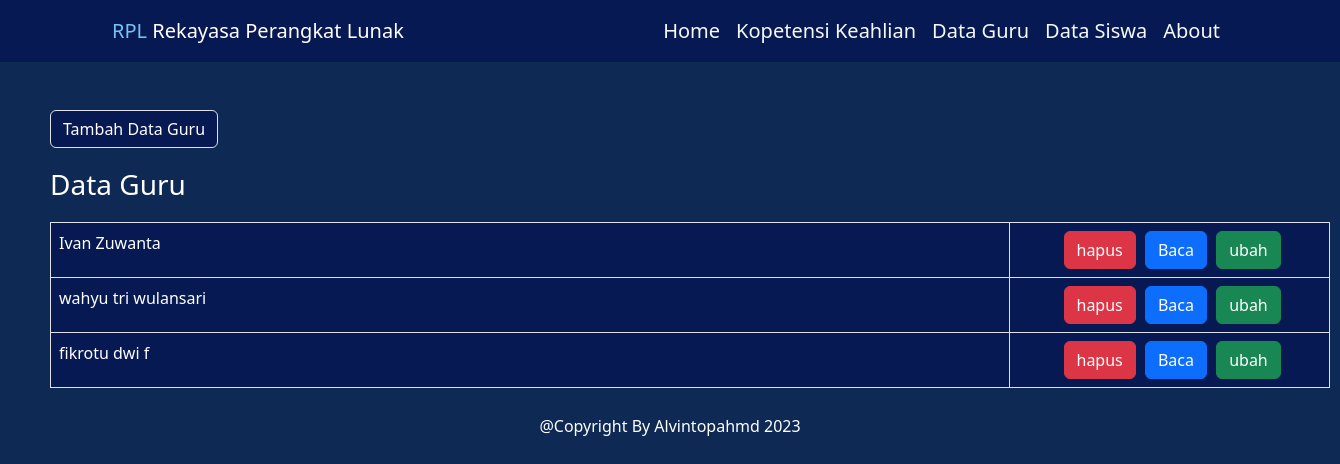
Page /public/data_guru on the committed database.
### tables this page shows
CREATE TABLE `data_guru` (
  `id` int(20) NOT NULL,
  `nama` varchar(255) NOT NULL,
  `jenis_kelamin` varchar(255) NOT NULL,
  `alamat` varchar(255) NOT NULL
);

### app/core/Controller.php (called while the page is built, shortened)
<?php
class Controller {
    public function view($view, $data = []) {
        require_once "../app/view/" . $view . '.php';
    }
    public function model($model) {
        return new $model;
    }
}
?>

### app/controller/data_guru.php (called while the page is built, shortened)
<?php
class data_guru extends Controller
{
    public function index()
    {
        $data['judul'] = "data_guru";
        $data['data_guru'] = $this->model("data_guru_model")->getAllDataGuru();
        $this->view('data_guru/index', $data);
    }
}
?>

### app/core/App.php (called while the page is built, shortened)
<?php
class App
{
    protected $method = "index";
    protected $params = [];
    public function __construct()
    {
            $this->controller = new $this->controller;
            call_user_func_array(
            [$this->controller, $this->method], $this->params);
        }
}

### public/index.php (called while the page is built, shortened)
<?php
$app = new App;
?>

### app/core/Database.php (called while the page is built, shortened)
<?php
class Database {
    private $host = DB_HOST;
    private $user = DB_USER;
    private $pass = DB_PASS;
    private $db_name = DB_NAME;
    private $dbh;
    private $stmt;
    public function __construct()
    {
        $dsn = 'mysql:host=' . $this->host . ';dbname=' . $this->db_name;
        $option = [
            PDO::ATTR_PERSISTENT => true,
            PDO::ATTR_ERRMODE => PDO::ERRMODE_EXCEPTION
        ];
        try {
            $this->dbh = new PDO($dsn, $this->user, $this->pass, $option);
        } catch(PDOException $e) {
            die($e->getMessage());
        }
    }
    public function query($query)
    {
        $this->stmt = $this->dbh->prepare($query);
    }
    public function execute()
    {
        $this->stmt->execute();
    }
    public function resultSet()
    {
        $this->execute();
        return $this->stmt->fetchAll(PDO::FETCH_ASSOC);
    }
}

### app/models/data_guru_model.php (called while the page is built, shortened)
<?php
class data_guru_model
{
    private $table = 'data_guru';
    private $db;
    public function __construct()
    {
        $this->db = new Database;
    }
    public function getAllDataGuru()
    {
        $this->db->query("SELECT * FROM " . $this->table);
        return $this->db->resultset();
    }
}
?>

### app/view/data_guru/index.php (the view, shortened to what this page needs)
<!DOCTYPE html>
<html lang="en">
<head>
</head>
<body>
<div style="margin-left:50px; margin-right:50px;" class="">
        <div class=" mt-5">
        <div class="col-6">
        <button style="margin-bottom:20px; background-color: #071952; color: white;" type="button" class="btn border" data-bs-toggle="modal" data-bs-target="#exampleModal"
          data-bs-whatever="@getbootstrap">
          Tambah Data Guru
        </button>
                <h3 style="color:white;margin-bottom:20px">Data Guru</h3>
          <table style="width:80rem;" class="table table-bordered col-12" id="myTable">
          <tbody>
          <?php foreach ($data['data_guru'] as $data_guru) : ?>
          <tr>
                <td style="background-color:#071952; color:white;">
                  <?= $data_guru['nama']; ?>
                </td>
                <td class="col-3" style="text-align:center;background-color:#071952;">
                        <a style="margin-left:5px;" href="<?= BASE_URL; ?>/data_guru/hapus/<?= $data_guru['id']; ?>" class="btn btn-danger" onclick="return confirm('yakin?');">hapus</a>
                        <a style="margin-left:5px;" href="<?= BASE_URL; ?>/data_guru/detail/<?= $data_guru['id']; ?>" class="btn btn-primary">Baca</a>
                        <a style="margin-left:5px;" href="<?= BASE_URL; ?>/data_guru/ubah/<?= $data_guru['id']; ?>" class="btn btn-success tampilModalUbah1" data-bs-toggle="modal" data-bs-target="#exampleModal" data-id="<?=$data_guru['id'];?>">ubah</a>
                    <?php endforeach;?>
                    </td>
              </tr>
                </tbody>
                </table>
                </div>
        </div>
    </div>
</body>
</html>

### app/view/data_guru/index.php (style rules this page uses)
body { background-color: #0E2954; }

### rows in the picture
data_guru: nama "Ivan Zuwanta"
data_guru: nama "wahyu tri wulansari"
data_guru: nama "fikrotu dwi f"
